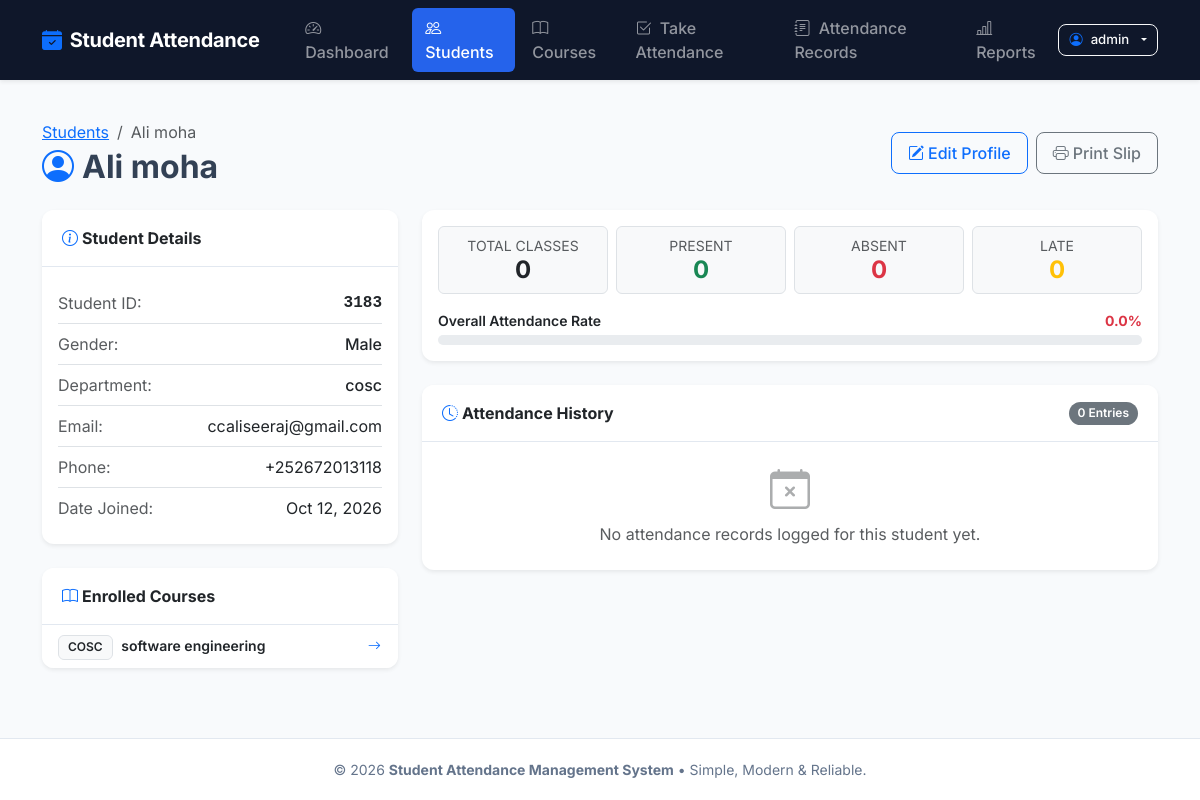
The app's page /students/6/ (signed in) with its own data.
### attendance/models.py (models this page shows, shortened)
class Student(models.Model):
    GENDER_CHOICES = [
        ('Male', 'Male'),
        ('Female', 'Female'),
        ('Other', 'Other'),
    ]
    student_id = models.CharField(
        max_length=50,
        unique=True,
        verbose_name="Student ID",
        help_text="Unique student registration number or ID"
    )
    full_name = models.CharField(
        max_length=120,
        verbose_name="Full Name"
    )
    gender = models.CharField(
        max_length=10,
        choices=GENDER_CHOICES,
        default='Male',
        verbose_name="Gender"
    )
    email = models.EmailField(
        blank=True,
        null=True,
        verbose_name="Email Address"
    )
    phone = models.CharField(
        max_length=20,
        blank=True,
        verbose_name="Phone Number"
    )
    department = models.CharField(
        max_length=100,
        verbose_name="Department / Class",
        help_text="e.g., Computer Science, Grade 10-A"
    )
    date_joined = models.DateField(
        default=timezone.now,
        verbose_name="Date Joined"
    )
    class Meta:
        ordering = ['student_id']
        verbose_name = "Student"
        verbose_name_plural = "Students"

class Course(models.Model):
    name = models.CharField(
        max_length=120,
        verbose_name="Course/Class Name"
    )
    code = models.CharField(
        max_length=30,
        unique=True,
        verbose_name="Course Code",
        help_text="e.g., CS101, MATH201"
    )
    teacher = models.CharField(
        max_length=120,
        verbose_name="Teacher / Lecturer"
    )
    description = models.TextField(
        blank=True,
        verbose_name="Description"
    )
    students = models.ManyToManyField(
        Student,
        blank=True,
        related_name="courses",
        verbose_name="Enrolled Students",
        help_text="Select students enrolled in this course (optional)"
    )
    class Meta:
        ordering = ['code']
        verbose_name = "Course / Class"
        verbose_name_plural = "Courses / Classes"

### attendance/views.py (the view)
# urls.py: path('students/<int:pk>/', views.student_detail, name='student_detail'),
@login_required(login_url='login')
def student_detail(request, pk):
    student = get_object_or_404(Student, pk=pk)
    attendances = Attendance.objects.filter(student=student).select_related('course').order_by('-date')
    total_classes = attendances.count()
    present_count = attendances.filter(status='Present').count()
    absent_count = attendances.filter(status='Absent').count()
    late_count = attendances.filter(status='Late').count()
    attendance_rate = round((present_count / total_classes * 100), 1) if total_classes > 0 else 0.0
    enrolled_courses = student.courses.all()
    context = {
        'student': student,
        'attendances': attendances,
        'total_classes': total_classes,
        'present_count': present_count,
        'absent_count': absent_count,
        'late_count': late_count,
        'attendance_rate': attendance_rate,
        'enrolled_courses': enrolled_courses,
    }
    return render(request, 'attendance/student_detail.html', context)

### attendance/templates/attendance/student_detail.html (shortened to what this page needs)
{% extends 'attendance/base.html' %}
{% block content %}
<div class="d-flex align-items-center justify-content-between mb-4">
    <div>
        <nav aria-label="breadcrumb">
            <ol class="breadcrumb mb-1">
                <li class="breadcrumb-item"><a href="{% url 'student_list' %}">Students</a></li>
                <li class="breadcrumb-item active" aria-current="page">{{ student.full_name }}</li>
            </ol>
        </nav>
        <h2 class="fw-bold mb-0">
            <i class="bi bi-person-circle text-primary me-2"></i>{{ student.full_name }}
        </h2>
    </div>
    <div class="d-flex gap-2">
        <a href="{% url 'student_edit' student.pk %}" class="btn btn-outline-primary">
            <i class="bi bi-pencil-square me-1"></i>Edit Profile
        </a>
        <button onclick="window.print()" class="btn btn-outline-secondary">
            <i class="bi bi-printer me-1"></i>Print Slip
        </button>
    </div>
</div>
<div class="row g-4">
    <div class="col-lg-4">
        <div class="card border-0 shadow-sm mb-4">
            <div class="card-header bg-white fw-bold">
                <i class="bi bi-info-circle me-1 text-primary"></i>Student Details
            </div>
            <div class="card-body">
                <ul class="list-group list-group-flush">
                    <li class="list-group-item d-flex justify-content-between px-0 py-2">
                        <span class="text-muted">Student ID:</span>
                        <span class="font-monospace fw-bold">{{ student.student_id }}</span>
                    </li>
                    <li class="list-group-item d-flex justify-content-between px-0 py-2">
                        <span class="text-muted">Gender:</span>
                        <span class="fw-medium">{{ student.gender }}</span>
                    </li>
                    <li class="list-group-item d-flex justify-content-between px-0 py-2">
                        <span class="text-muted">Department:</span>
                        <span class="fw-medium">{{ student.department }}</span>
                    </li>
                    <li class="list-group-item d-flex justify-content-between px-0 py-2">
                        <span class="text-muted">Email:</span>
                        <span>{{ student.email|default:"Not specified" }}</span>
                    </li>
                    <li class="list-group-item d-flex justify-content-between px-0 py-2">
                        <span class="text-muted">Phone:</span>
                        <span>{{ student.phone|default:"Not specified" }}</span>
                    </li>
                    <li class="list-group-item d-flex justify-content-between px-0 py-2">
                        <span class="text-muted">Date Joined:</span>
                        <span>{{ student.date_joined|date:"M d, Y" }}</span>
                    </li>
                </ul>
            </div>
        </div>
        <div class="card border-0 shadow-sm">
            <div class="card-header bg-white fw-bold">
                <i class="bi bi-book me-1 text-primary"></i>Enrolled Courses
            </div>
            <div class="card-body p-0">
                <ul class="list-group list-group-flush">
                    {% for course in enrolled_courses %}
                    <li class="list-group-item d-flex justify-content-between align-items-center py-2 px-3">
                        <div>
                            <span class="badge bg-light text-dark border me-1">{{ course.code }}</span>
                            <span class="small fw-semibold">{{ course.name }}</span>
                        </div>
                        <a href="{% url 'course_detail' course.pk %}" class="btn btn-sm btn-link p-0">
                            <i class="bi bi-arrow-right"></i>
                        </a>
                    </li>
                    {% empty %}
                    <li class="list-group-item text-muted small py-3 text-center">
                        Not explicitly enrolled in any specific course yet.
                    </li>
                    {% endfor %}
                </ul>
            </div>
        </div>
    </div>
    <div class="col-lg-8">
        <div class="card border-0 shadow-sm mb-4">
            <div class="card-body p-3">
                <div class="row g-2 text-center">
                    <div class="col-3">
                        <div class="p-2 border rounded bg-light">
                            <small class="text-muted d-block text-uppercase">Total Classes</small>
                            <h4 class="fw-bold mb-0 text-dark">{{ total_classes }}</h4>
                        </div>
                    </div>
                    <div class="col-3">
                        <div class="p-2 border rounded bg-light">
                            <small class="text-muted d-block text-uppercase">Present</small>
                            <h4 class="fw-bold mb-0 text-success">{{ present_count }}</h4>
                        </div>
                    </div>
                    <div class="col-3">
                        <div class="p-2 border rounded bg-light">
                            <small class="text-muted d-block text-uppercase">Absent</small>
                            <h4 class="fw-bold mb-0 text-danger">{{ absent_count }}</h4>
                        </div>
                    </div>
                    <div class="col-3">
                        <div class="p-2 border rounded bg-light">
                            <small class="text-muted d-block text-uppercase">Late</small>
                            <h4 class="fw-bold mb-0 text-warning">{{ late_count }}</h4>
                        </div>
                    </div>
                </div>
                <div class="mt-3">
                    <div class="d-flex justify-content-between align-items-center mb-1">
                        <span class="fw-semibold small">Overall Attendance Rate</span>
                        <span class="fw-bold small {% if attendance_rate >= 75 %}text-success{% elif attendance_rate >= 50 %}text-warning{% else %}text-danger{% endif %}">
                            {{ attendance_rate }}%
                        </span>
                    </div>
                    <div class="progress" style="height: 10px;">
                    </div>
                </div>
            </div>
        </div>
        <div class="card border-0 shadow-sm">
            <div class="card-header bg-white d-flex justify-content-between align-items-center">
                <span class="fw-bold text-dark">
                    <i class="bi bi-clock-history me-1 text-primary"></i>Attendance History
                </span>
                <span class="badge bg-secondary rounded-pill">{{ attendances.count }} Entries</span>
            </div>
            <div class="card-body p-0">
                {% if attendances %}
                <div class="table-responsive">
                    <table class="table table-hover table-custom align-middle mb-0">
                        <thead>
                            <tr>
                                <th>Date</th>
                                <th>Course</th>
                                <th>Teacher</th>
                                <th class="text-center">Status</th>
                            </tr>
                        </thead>
                        <tbody>
                            {% for rec in attendances %}
                            <tr>
                                <td>{{ rec.date|date:"Y-m-d" }}</td>
                                <td>
                                    <span class="badge bg-light text-dark border">{{ rec.course.code }}</span>
                                    <span class="small ms-1">{{ rec.course.name }}</span>
                                </td>
                                <td class="text-muted small">{{ rec.course.teacher }}</td>
                                <td class="text-center">
                                    {% if rec.status == 'Present' %}
                                        <span class="badge badge-present"><i class="bi bi-check-lg me-1"></i>Present</span>
                                    {% elif rec.status == 'Absent' %}
                                        <span class="badge badge-absent"><i class="bi bi-x-lg me-1"></i>Absent</span>
                                    {% else %}
                                        <span class="badge badge-late"><i class="bi bi-clock me-1"></i>Late</span>
                                    {% endif %}
                                </td>
                            </tr>
                            {% endfor %}
                        </tbody>
                    </table>
                </div>
                {% else %}
                <div class="text-center py-4 text-muted">
                    <i class="bi bi-calendar-x display-6 opacity-50"></i>
                    <p class="mt-2 mb-0">No attendance records logged for this student yet.</p>
                </div>
                {% endif %}
            </div>
        </div>
    </div>
</div>
{% endblock %}

### attendance/templates/attendance/base.html (shortened to what this page needs)
<!DOCTYPE html>
<html lang="en">
<head>
    <link href="https://cdn.jsdelivr.net/npm/bootstrap@5.3.3/dist/css/bootstrap.min.css" rel="stylesheet">
    <link href="https://cdn.jsdelivr.net/npm/bootstrap-icons@1.11.3/font/bootstrap-icons.min.css" rel="stylesheet">
</head>
<body>
    <nav class="navbar navbar-expand-lg navbar-dark bg-dark sticky-top shadow-sm py-2">
        <div class="container">
            <a class="navbar-brand d-flex align-items-center gap-2" href="{% url 'dashboard' %}">
                <i class="bi bi-calendar-check-fill text-primary"></i>
                <span>Student Attendance</span>
            </a>
            <div class="collapse navbar-collapse" id="mainNavbar">
                {% if user.is_authenticated %}
                <ul class="navbar-nav me-auto mb-2 mb-lg-0 ms-lg-3 gap-1">
                    <li class="nav-item">
                        <a class="nav-link {% if request.resolver_match.url_name == 'dashboard' %}active{% endif %}" href="{% url 'dashboard' %}">
                            <i class="bi bi-speedometer2 me-1"></i> Dashboard
                        </a>
                    </li>
                    <li class="nav-item">
                        <a class="nav-link {% if 'student' in request.resolver_match.url_name and 'report' not in request.resolver_match.url_name %}active{% endif %}" href="{% url 'student_list' %}">
                            <i class="bi bi-people me-1"></i> Students
                        </a>
                    </li>
                    <li class="nav-item">
                        <a class="nav-link {% if 'course' in request.resolver_match.url_name %}active{% endif %}" href="{% url 'course_list' %}">
                            <i class="bi bi-book me-1"></i> Courses
                        </a>
                    </li>
                    <li class="nav-item">
                        <a class="nav-link {% if request.resolver_match.url_name == 'take_attendance' %}active{% endif %}" href="{% url 'take_attendance' %}">
                            <i class="bi bi-check2-square me-1"></i> Take Attendance
                        </a>
                    </li>
                    <li class="nav-item">
                        <a class="nav-link {% if request.resolver_match.url_name == 'attendance_records' %}active{% endif %}" href="{% url 'attendance_records' %}">
                            <i class="bi bi-journal-text me-1"></i> Attendance Records
                        </a>
                    </li>
                    <li class="nav-item">
                        <a class="nav-link {% if request.resolver_match.url_name == 'student_report' %}active{% endif %}" href="{% url 'student_report' %}">
                            <i class="bi bi-bar-chart-line me-1"></i> Reports
                        </a>
                    </li>
                </ul>
                <div class="dropdown">
                    <button class="btn btn-outline-light btn-sm dropdown-toggle d-flex align-items-center gap-2" type="button" id="userMenuButton" data-bs-toggle="dropdown" aria-expanded="false">
                        <i class="bi bi-person-circle text-primary"></i>
                        <span>{{ user.username }}</span>
                    </button>
                </div>
                {% endif %}
            </div>
        </div>
    </nav>
    <main class="container my-4 flex-grow-1">
        {% block content %}{% endblock %}
    </main>
    <footer>
        <div class="container text-center">
            <p class="mb-0">
                &copy; {% now "Y" %} <strong>Student Attendance Management System</strong> &bull; Simple, Modern &amp; Reliable.
            </p>
        </div>
    </footer>
</body>
</html>

### records on screen
Student: full_name "Ali moha", student_id "3183", gender "Male", department "cosc", email "ccaliseeraj@gmail.com", phone "+252672013118", date_joined "Oct 12, 2026"
Course: code "COSC", name "software engineering"

### other values on screen
{{ user.username }} "admin"
{{ total_classes }} "0"
{{ present_count }} "0"
{{ absent_count }} "0"
{{ late_count }} "0"
{{ attendance_rate }} "0.0"
{{ attendances.count }} "0"
